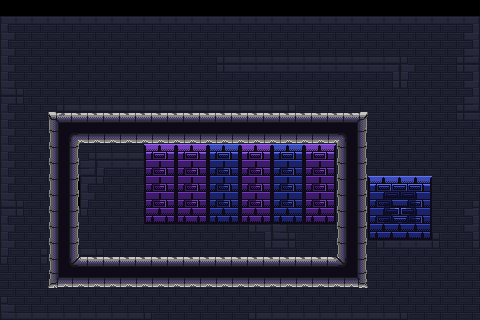

Rendered tile map (Tiled .tmx) drawn with the repository's tilesets; below, a short description and the map source with its tile grids summarised:
An orthogonal 30x20 tile map with 16x16 px tiles, 8 tile layers (bkg_far, bkg_close, onoff2-defaulton(purple), onoff2-defaultoff(purple), ...), 4 tilesets.

<map version="1.10" tiledversion="1.11.0" orientation="orthogonal" renderorder="right-down" width="30" height="20" tilewidth="16" tileheight="16" infinite="0" nextlayerid="10" nextobjectid="1">
 <tileset firstgid="1" source="jail_wall.tsx" />
 <tileset firstgid="65" source="jail_block.tsx" />
 <tileset firstgid="129" source="onoff_block.tsx" />
 <tileset firstgid="144" source="onoff2_block.tsx" />
 <layer id="4" name="bkg_far" width="30" height="20">
  <properties>
   <property name="unity:sortinglayer" value="Bkg_far" />
  </properties>
  <data>[600 cells, 0 non-empty, 0 distinct tile ids]</data>
 </layer>
 <layer id="1" name="bkg_close" width="30" height="20">
  <properties>
   <property name="unity:sortinglayer" value="Bkg" />
  </properties>
  <data>[600 cells, 568 non-empty, 13 distinct tile ids]</data>
 </layer>
 <layer id="9" name="onoff2-defaulton(purple)" width="30" height="20">
  <properties>
   <property name="unity:layer" value="Ground" />
   <property name="unity:sortinglayer" value="Ground" />
   <property name="unity:tag" value="onoff2-defaulton" />
  </properties>
  <data>[600 cells, 36 non-empty, 18 distinct tile ids]</data>
 </layer>
 <layer id="8" name="onoff2-defaultoff(purple)" width="30" height="20">
  <properties>
   <property name="unity:layer" value="Ground" />
   <property name="unity:sortinglayer" value="Ground" />
   <property name="unity:tag" value="onoff2-defaultoff" />
  </properties>
  <data>[600 cells, 20 non-empty, 6 distinct tile ids]</data>
 </layer>
 <layer id="6" name="onoff-defaulton(blue)" width="30" height="20">
  <properties>
   <property name="unity:layer" value="Ground" />
   <property name="unity:sortinglayer" value="Ground" />
   <property name="unity:tag" value="onoff-defaulton" />
  </properties>
  <data>[600 cells, 26 non-empty, 12 distinct tile ids]</data>
 </layer>
 <layer id="7" name="onoff-defaultoff(blue)" width="30" height="20">
  <properties>
   <property name="unity:layer" value="Ground" />
   <property name="unity:sortinglayer" value="Ground" />
   <property name="unity:tag" value="onoff-defaultoff" />
  </properties>
  <data>[600 cells, 10 non-empty, 6 distinct tile ids]</data>
 </layer>
 <layer id="2" name="ground" width="30" height="20">
  <properties>
   <property name="unity:layer" value="Ground" />
   <property name="unity:sortinglayer" value="Ground" />
  </properties>
  <data>[600 cells, 108 non-empty, 12 distinct tile ids]</data>
 </layer>
 <layer id="3" name="foreground" width="30" height="20">
  <properties>
   <property name="unity:sortinglayer" value="Foreground" />
  </properties>
  <data>[600 cells, 0 non-empty, 0 distinct tile ids]</data>
 </layer>
</map>
